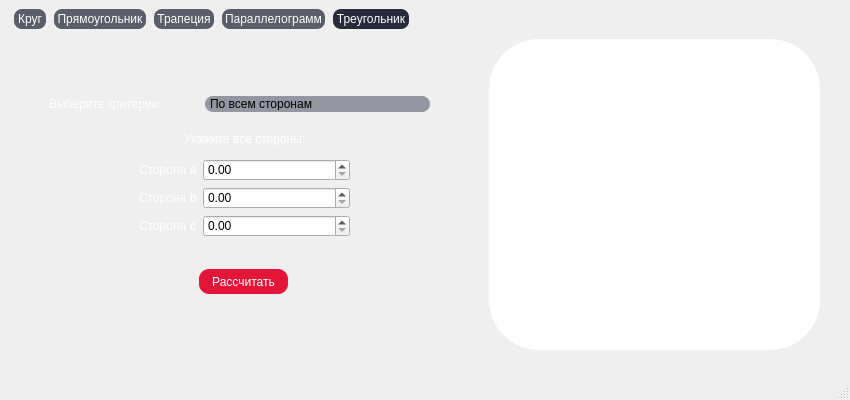
<?xml version="1.0" encoding="UTF-8"?>
<ui version="4.0">
 <class>MainWindow</class>
 <widget class="QMainWindow" name="MainWindow">
  <property name="geometry">
   <rect>
    <x>0</x>
    <y>0</y>
    <width>850</width>
    <height>400</height>
   </rect>
  </property>
  <property name="windowTitle">
   <string>MainWindow</string>
  </property>
  <property name="styleSheet">
   <string notr="true">MainWindow
{
background-color: #101223;
}
QLabel{
color: white;
}
QPushButton{
background-color: #e31539;
border-radius: 10px;
color: white;
}
QPushButton::hover{
background-color: #ff3358;
}
QComboBox{
background: #9496a1;
border-radius: 8px;
}
QComboBox::drop-down 
{
    width: 0px;
    height: 0px;
    border: 0px;
}
QComboBox QAbstractItemView {
  color: white;	
  background-color: #9496a1;
  padding: 10px;
  selection-background-color:#9496a1;
border-radius: 10px;
}
QGraphicsView{
border-radius: 50px;
background: white;
}
QMessageBox QLabel{
color: black;
}</string>
  </property>
  <widget class="QWidget" name="centralwidget">
   <layout class="QVBoxLayout" name="verticalLayout">
    <item>
     <widget class="QTabWidget" name="tabWidget">
      <property name="enabled">
       <bool>true</bool>
      </property>
      <property name="tabletTracking">
       <bool>false</bool>
      </property>
      <property name="autoFillBackground">
       <bool>false</bool>
      </property>
      <property name="styleSheet">
       <string notr="true">QTabWidget::pane{
border: 1px;
}
QTabBar::tab{
background: #5b5d6b;
margin-left: 8px;
min-width: 26px;
min-height: 8px;
left: -3px;
color: white;
border-radius: 8px;
padding: 3px;
}

QTabBar::tab::selected{
background:  #282a3a;
}
QTabBar::tab::hover{
background:  rgb(56, 62, 73);
}</string>
      </property>
      <property name="currentIndex">
       <number>4</number>
      </property>
      <property name="movable">
       <bool>false</bool>
      </property>
      <property name="tabBarAutoHide">
       <bool>false</bool>
      </property>
      <widget class="QWidget" name="tab">
       <attribute name="title">
        <string>Круг</string>
       </attribute>
       <widget class="QPushButton" name="pushButtonCircle">
        <property name="geometry">
         <rect>
          <x>180</x>
          <y>150</y>
          <width>89</width>
          <height>25</height>
         </rect>
        </property>
        <property name="text">
         <string>Рассчитать</string>
        </property>
       </widget>
       <widget class="QWidget" name="horizontalLayoutWidget_4">
        <property name="geometry">
         <rect>
          <x>80</x>
          <y>90</y>
          <width>286</width>
          <height>41</height>
         </rect>
        </property>
        <layout class="QHBoxLayout" name="horizontalLayout_5">
         <item>
          <widget class="QLabel" name="label">
           <property name="text">
            <string>Введите радиус окружности:</string>
           </property>
          </widget>
         </item>
         <item>
          <widget class="QDoubleSpinBox" name="doubleSpinBox">
           <property name="maximum">
            <double>450.000000000000000</double>
           </property>
          </widget>
         </item>
        </layout>
       </widget>
       <widget class="QGraphicsView" name="gr_circle">
        <property name="geometry">
         <rect>
          <x>480</x>
          <y>10</y>
          <width>331</width>
          <height>311</height>
         </rect>
        </property>
       </widget>
      </widget>
      <widget class="QWidget" name="tab_2">
       <attribute name="title">
        <string>Прямоугольник</string>
       </attribute>
       <widget class="QLabel" name="label_4">
        <property name="geometry">
         <rect>
          <x>90</x>
          <y>80</y>
          <width>221</width>
          <height>16</height>
         </rect>
        </property>
        <property name="text">
         <string>Введите ширину и длину прямоугольника:</string>
        </property>
       </widget>
       <widget class="QWidget" name="formLayoutWidget_2">
        <property name="geometry">
         <rect>
          <x>90</x>
          <y>110</y>
          <width>211</width>
          <height>61</height>
         </rect>
        </property>
        <layout class="QFormLayout" name="formLayout_2">
         <item row="0" column="0">
          <widget class="QLabel" name="label_5">
           <property name="text">
            <string>Длина</string>
           </property>
          </widget>
         </item>
         <item row="0" column="1">
          <widget class="QDoubleSpinBox" name="doubleSpinBox_2">
           <property name="maximum">
            <double>450.000000000000000</double>
           </property>
          </widget>
         </item>
         <item row="1" column="1">
          <widget class="QDoubleSpinBox" name="doubleSpinBox_3">
           <property name="maximum">
            <double>450.000000000000000</double>
           </property>
          </widget>
         </item>
         <item row="1" column="0">
          <widget class="QLabel" name="label_6">
           <property name="text">
            <string>Ширина</string>
           </property>
          </widget>
         </item>
        </layout>
       </widget>
       <widget class="QPushButton" name="pushButton">
        <property name="geometry">
         <rect>
          <x>150</x>
          <y>180</y>
          <width>89</width>
          <height>25</height>
         </rect>
        </property>
        <property name="text">
         <string>Рассчитать</string>
        </property>
       </widget>
       <widget class="QGraphicsView" name="gr_rect">
        <property name="geometry">
         <rect>
          <x>480</x>
          <y>10</y>
          <width>331</width>
          <height>311</height>
         </rect>
        </property>
       </widget>
      </widget>
      <widget class="QWidget" name="tab_3">
       <attribute name="title">
        <string>Трапеция</string>
       </attribute>
       <widget class="QLabel" name="label_3">
        <property name="geometry">
         <rect>
          <x>70</x>
          <y>100</y>
          <width>361</width>
          <height>20</height>
         </rect>
        </property>
        <property name="text">
         <string>Укажите все стороны:</string>
        </property>
        <property name="alignment">
         <set>Qt::AlignCenter</set>
        </property>
       </widget>
       <widget class="QWidget" name="formLayoutWidget">
        <property name="geometry">
         <rect>
          <x>130</x>
          <y>140</y>
          <width>231</width>
          <height>120</height>
         </rect>
        </property>
        <layout class="QFormLayout" name="formLayout">
         <item row="0" column="1">
          <widget class="QDoubleSpinBox" name="footing2">
           <property name="minimum">
            <double>0.000000000000000</double>
           </property>
           <property name="maximum">
            <double>400.000000000000000</double>
           </property>
          </widget>
         </item>
         <item row="1" column="1">
          <widget class="QDoubleSpinBox" name="footing1">
           <property name="minimum">
            <double>0.000000000000000</double>
           </property>
           <property name="maximum">
            <double>400.000000000000000</double>
           </property>
          </widget>
         </item>
         <item row="2" column="1">
          <widget class="QDoubleSpinBox" name="side1">
           <property name="minimum">
            <double>0.000000000000000</double>
           </property>
           <property name="maximum">
            <double>400.000000000000000</double>
           </property>
          </widget>
         </item>
         <item row="3" column="1">
          <widget class="QDoubleSpinBox" name="side2">
           <property name="minimum">
            <double>0.000000000000000</double>
           </property>
           <property name="maximum">
            <double>400.000000000000000</double>
           </property>
          </widget>
         </item>
         <item row="0" column="0">
          <widget class="QLabel" name="f_text1">
           <property name="text">
            <string>Меньшее основание</string>
           </property>
          </widget>
         </item>
         <item row="1" column="0">
          <widget class="QLabel" name="f_text2">
           <property name="text">
            <string>Большее основание</string>
           </property>
          </widget>
         </item>
         <item row="2" column="0">
          <widget class="QLabel" name="s_text1">
           <property name="text">
            <string>Боковая сторона</string>
           </property>
          </widget>
         </item>
         <item row="3" column="0">
          <widget class="QLabel" name="s_text2">
           <property name="text">
            <string>Боковая сторона</string>
           </property>
          </widget>
         </item>
        </layout>
       </widget>
       <widget class="QPushButton" name="btn_trap">
        <property name="geometry">
         <rect>
          <x>200</x>
          <y>290</y>
          <width>89</width>
          <height>25</height>
         </rect>
        </property>
        <property name="text">
         <string>Рассчитать</string>
        </property>
       </widget>
       <widget class="QWidget" name="horizontalLayoutWidget_2">
        <property name="geometry">
         <rect>
          <x>70</x>
          <y>20</y>
          <width>380</width>
          <height>80</height>
         </rect>
        </property>
        <layout class="QHBoxLayout" name="horizontalLayout_3">
         <item>
          <widget class="QLabel" name="label_2">
           <property name="text">
            <string>Выберите критерии:</string>
           </property>
          </widget>
         </item>
         <item>
          <widget class="QComboBox" name="cmbChoise">
           <property name="enabled">
            <bool>true</bool>
           </property>
           <property name="sizePolicy">
            <sizepolicy hsizetype="Maximum" vsizetype="Maximum">
             <horstretch>0</horstretch>
             <verstretch>0</verstretch>
            </sizepolicy>
           </property>
           <item>
            <property name="text">
             <string>Произвольная трапеция</string>
            </property>
           </item>
           <item>
            <property name="text">
             <string>Равнобедренная трапеция</string>
            </property>
           </item>
           <item>
            <property name="text">
             <string>Прямоугольная трапеция</string>
            </property>
           </item>
          </widget>
         </item>
         <item>
          <spacer name="horizontalSpacer">
           <property name="orientation">
            <enum>Qt::Horizontal</enum>
           </property>
           <property name="sizeHint" stdset="0">
            <size>
             <width>40</width>
             <height>20</height>
            </size>
           </property>
          </spacer>
         </item>
        </layout>
       </widget>
       <widget class="QGraphicsView" name="gr_trap">
        <property name="geometry">
         <rect>
          <x>480</x>
          <y>10</y>
          <width>331</width>
          <height>311</height>
         </rect>
        </property>
       </widget>
      </widget>
      <widget class="QWidget" name="tab_4">
       <attribute name="title">
        <string>Параллелограмм</string>
       </attribute>
       <widget class="QWidget" name="horizontalLayoutWidget">
        <property name="geometry">
         <rect>
          <x>100</x>
          <y>50</y>
          <width>318</width>
          <height>51</height>
         </rect>
        </property>
        <layout class="QHBoxLayout" name="horizontalLayout_2">
         <item>
          <widget class="QLabel" name="label_7">
           <property name="sizePolicy">
            <sizepolicy hsizetype="Minimum" vsizetype="Minimum">
             <horstretch>0</horstretch>
             <verstretch>0</verstretch>
            </sizepolicy>
           </property>
           <property name="maximumSize">
            <size>
             <width>500</width>
             <height>16777215</height>
            </size>
           </property>
           <property name="text">
            <string>Выберите критерии:</string>
           </property>
          </widget>
         </item>
         <item>
          <widget class="QComboBox" name="cmbBox2">
           <property name="sizePolicy">
            <sizepolicy hsizetype="Maximum" vsizetype="Maximum">
             <horstretch>100</horstretch>
             <verstretch>0</verstretch>
            </sizepolicy>
           </property>
           <property name="minimumSize">
            <size>
             <width>157</width>
             <height>0</height>
            </size>
           </property>
           <property name="autoFillBackground">
            <bool>false</bool>
           </property>
           <item>
            <property name="text">
             <string>Стороны и высота</string>
            </property>
           </item>
           <item>
            <property name="text">
             <string>Стороны и угол</string>
            </property>
           </item>
          </widget>
         </item>
         <item>
          <spacer name="horizontalSpacer_2">
           <property name="orientation">
            <enum>Qt::Horizontal</enum>
           </property>
           <property name="sizeHint" stdset="0">
            <size>
             <width>40</width>
             <height>20</height>
            </size>
           </property>
          </spacer>
         </item>
        </layout>
       </widget>
       <widget class="QWidget" name="formLayoutWidget_3">
        <property name="geometry">
         <rect>
          <x>120</x>
          <y>140</y>
          <width>241</width>
          <height>89</height>
         </rect>
        </property>
        <layout class="QFormLayout" name="formLayout_3">
         <item row="0" column="0">
          <widget class="QLabel" name="label_8">
           <property name="text">
            <string>Сторона a</string>
           </property>
          </widget>
         </item>
         <item row="0" column="1">
          <widget class="QDoubleSpinBox" name="doubleSpinBox_4">
           <property name="maximum">
            <double>300.000000000000000</double>
           </property>
          </widget>
         </item>
         <item row="1" column="0">
          <widget class="QLabel" name="label_9">
           <property name="text">
            <string>Сторона b</string>
           </property>
          </widget>
         </item>
         <item row="1" column="1">
          <widget class="QDoubleSpinBox" name="doubleSpinBox_5">
           <property name="maximum">
            <double>300.000000000000000</double>
           </property>
          </widget>
         </item>
         <item row="2" column="0">
          <widget class="QLabel" name="label_10">
           <property name="text">
            <string>Высота h&lt;sub&gt;b&lt;/sub&gt;</string>
           </property>
          </widget>
         </item>
         <item row="2" column="1">
          <widget class="QDoubleSpinBox" name="doubleSpinBox_6">
           <property name="maximum">
            <double>300.000000000000000</double>
           </property>
          </widget>
         </item>
        </layout>
       </widget>
       <widget class="QLabel" name="label_11">
        <property name="geometry">
         <rect>
          <x>20</x>
          <y>110</y>
          <width>431</width>
          <height>20</height>
         </rect>
        </property>
        <property name="text">
         <string>Укажите стороны и высоту:</string>
        </property>
        <property name="alignment">
         <set>Qt::AlignCenter</set>
        </property>
       </widget>
       <widget class="QPushButton" name="pushButton_3">
        <property name="geometry">
         <rect>
          <x>190</x>
          <y>250</y>
          <width>89</width>
          <height>25</height>
         </rect>
        </property>
        <property name="text">
         <string>Рассчитать</string>
        </property>
       </widget>
       <widget class="QGraphicsView" name="gr_par">
        <property name="geometry">
         <rect>
          <x>480</x>
          <y>10</y>
          <width>331</width>
          <height>311</height>
         </rect>
        </property>
       </widget>
      </widget>
      <widget class="QWidget" name="tab_5">
       <attribute name="title">
        <string>Треугольник</string>
       </attribute>
       <widget class="QLabel" name="label_13">
        <property name="enabled">
         <bool>true</bool>
        </property>
        <property name="geometry">
         <rect>
          <x>60</x>
          <y>100</y>
          <width>351</width>
          <height>20</height>
         </rect>
        </property>
        <property name="text">
         <string>Укажите все стороны:</string>
        </property>
        <property name="alignment">
         <set>Qt::AlignCenter</set>
        </property>
       </widget>
       <widget class="QWidget" name="formLayoutWidget_5">
        <property name="geometry">
         <rect>
          <x>130</x>
          <y>130</y>
          <width>211</width>
          <height>91</height>
         </rect>
        </property>
        <layout class="QFormLayout" name="formLayout_5">
         <item row="0" column="0">
          <widget class="QLabel" name="label_14">
           <property name="text">
            <string>Сторона &lt;b&gt;a&lt;/b&gt;</string>
           </property>
          </widget>
         </item>
         <item row="0" column="1">
          <widget class="QDoubleSpinBox" name="doubleSpinBox_7">
           <property name="maximum">
            <double>500.000000000000000</double>
           </property>
          </widget>
         </item>
         <item row="1" column="0">
          <widget class="QLabel" name="label_15">
           <property name="text">
            <string>Сторона &lt;b&gt;b&lt;/b&gt;</string>
           </property>
          </widget>
         </item>
         <item row="1" column="1">
          <widget class="QDoubleSpinBox" name="doubleSpinBox_8">
           <property name="maximum">
            <double>500.000000000000000</double>
           </property>
          </widget>
         </item>
         <item row="2" column="0">
          <widget class="QLabel" name="label_16">
           <property name="text">
            <string>Сторона &lt;b&gt;c&lt;/b&gt;</string>
           </property>
          </widget>
         </item>
         <item row="2" column="1">
          <widget class="QDoubleSpinBox" name="doubleSpinBox_9">
           <property name="maximum">
            <double>500.000000000000000</double>
           </property>
          </widget>
         </item>
        </layout>
       </widget>
       <widget class="QPushButton" name="pushButton_4">
        <property name="geometry">
         <rect>
          <x>190</x>
          <y>240</y>
          <width>89</width>
          <height>25</height>
         </rect>
        </property>
        <property name="text">
         <string>Рассчитать</string>
        </property>
       </widget>
       <widget class="QWidget" name="horizontalLayoutWidget_3">
        <property name="geometry">
         <rect>
          <x>40</x>
          <y>60</y>
          <width>381</width>
          <height>31</height>
         </rect>
        </property>
        <layout class="QHBoxLayout" name="horizontalLayout_4">
         <item>
          <widget class="QLabel" name="label_12">
           <property name="sizePolicy">
            <sizepolicy hsizetype="Maximum" vsizetype="Maximum">
             <horstretch>0</horstretch>
             <verstretch>0</verstretch>
            </sizepolicy>
           </property>
           <property name="maximumSize">
            <size>
             <width>150</width>
             <height>16777215</height>
            </size>
           </property>
           <property name="text">
            <string>Выберите критерии:</string>
           </property>
          </widget>
         </item>
         <item>
          <widget class="QComboBox" name="cmbBox3">
           <property name="sizePolicy">
            <sizepolicy hsizetype="Maximum" vsizetype="Maximum">
             <horstretch>0</horstretch>
             <verstretch>0</verstretch>
            </sizepolicy>
           </property>
           <property name="maximumSize">
            <size>
             <width>300</width>
             <height>16777215</height>
            </size>
           </property>
           <item>
            <property name="text">
             <string>По всем сторонам</string>
            </property>
           </item>
           <item>
            <property name="text">
             <string>Сторона и высота(равноб.)</string>
            </property>
           </item>
           <item>
            <property name="text">
             <string>Гипотенуза и катет</string>
            </property>
           </item>
           <item>
            <property name="text">
             <string>По стороне и двум углам</string>
            </property>
           </item>
          </widget>
         </item>
        </layout>
       </widget>
       <widget class="QGraphicsView" name="gr_tri">
        <property name="geometry">
         <rect>
          <x>480</x>
          <y>10</y>
          <width>331</width>
          <height>311</height>
         </rect>
        </property>
        <property name="styleSheet">
         <string notr="true"/>
        </property>
       </widget>
      </widget>
     </widget>
    </item>
   </layout>
  </widget>
  <widget class="QMenuBar" name="menubar">
   <property name="geometry">
    <rect>
     <x>0</x>
     <y>0</y>
     <width>850</width>
     <height>22</height>
    </rect>
   </property>
  </widget>
  <widget class="QStatusBar" name="statusbar"/>
 </widget>
 <resources/>
 <connections/>
</ui>
